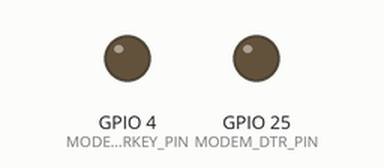
Bench run of a program on a simulated ESP32. On the bench: output pins drawn as LEDs (lit = HIGH). The modem accepts every AT command (registered, SIM ready, sends succeed) and sends nothing else; pins used as bus, display or sensor lines are not drawn; what the program prints to the serial monitor is not drawn.

Above: at 0.0 s.
At 11.2 s:
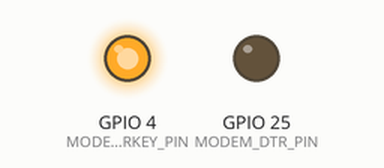
Timing chart, 0 to 12.7 s (numbered marks = the images above):
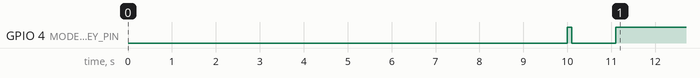

The program:

main.cpp
```cpp
#include <Arduino.h>
#include <HardwareSerial.h>
#include <config.h>

// Function prototypes
bool testAT();
bool checkSIM();
bool enterPIN();
bool waitForNetwork();
bool configureGPRS();
bool connectToInternet();
void printConnectionInfo();
void checkConnectionStatus();
bool waitForResponse(String expectedResponse, unsigned long timeout);
void printATResponse(String label);
void sendATCommand(String command);
void sendWaterMeterData(const char* serverUrl);

// Define pins for A7670E module (based on  LILYGO board)
#define MODEM_UART_BAUD   115200
#define MODEM_DTR_PIN     25
#define MODEM_TX_PIN      26
#define MODEM_RX_PIN      27
#define MODEM_PWRKEY_PIN  4
#define MODEM_POWER_ON_PIN 23


HardwareSerial SerialAT(1);

void setup() {
  Serial.begin(115200);
  delay(10000);

  // Initialize modem power pins
  pinMode(MODEM_PWRKEY_PIN, OUTPUT);
  pinMode(MODEM_POWER_ON_PIN, OUTPUT);
  pinMode(MODEM_DTR_PIN, OUTPUT);

  // Power on the modem
  digitalWrite(MODEM_POWER_ON_PIN, HIGH);
  digitalWrite(MODEM_DTR_PIN, LOW);

  // Power key sequence
  digitalWrite(MODEM_PWRKEY_PIN, HIGH);
  delay(100);
  digitalWrite(MODEM_PWRKEY_PIN, LOW);
  delay(1000);
  digitalWrite(MODEM_PWRKEY_PIN, HIGH);

  delay(10000); // Wait for modem to boot

  // Initialize serial communication with modem
  SerialAT.begin(MODEM_UART_BAUD, SERIAL_8N1, MODEM_RX_PIN, MODEM_TX_PIN);

  // Test AT communication
  if (testAT()) {
    Serial.println("Modem response OK");
  } else {
    Serial.println("Modem not responding. Check connections.");
    return;
  }

  // Check SIM card
  if (checkSIM()) {
    Serial.println("SIM card detected");
  } else {
    Serial.println("SIM card not detected");
    return;
  }

  // Enter SIM PIN if required
  if (enterPIN()) {
    Serial.println("SIM PIN entered successfully");
  } else {
    Serial.println("Failed to enter SIM PIN");
    return;
  }

  // Wait for network registration
  if (waitForNetwork()) {
    Serial.println("Registered on network");
  } else {
    Serial.println("Failed to register on network");
    return;
  }

  // Configure GPRS settings
  if (configureGPRS()) {
    Serial.println("GPRS configured successfully");
  } else {
    Serial.println("Failed to configure GPRS");
    return;
  }

  // Connect to internet
  if (connectToInternet()) {
    Serial.println("Connected to internet!");
    printConnectionInfo();
  } else {
    Serial.println("Failed to connect to internet");
    return;
  }
}

void loop() {
  // Check connection status and send data every 60 seconds
  static unsigned long lastAction = 0;
  const unsigned long interval = 60000; // 60 seconds

  if (millis() - lastAction >= interval) {
    lastAction = millis();

    // Check connection status
    checkConnectionStatus();

    // Send water meter data
    Serial.println("Sending data...");
    sendWaterMeterData(serverUrl);
  }

  delay(1000);
}

bool testAT() {
  SerialAT.println("AT");
  return waitForResponse("OK", 3000);
}

bool checkSIM() {
  SerialAT.println("AT+CPIN?");
  delay(1000);

  String response = "";
  while (SerialAT.available()) {
    response += (char)SerialAT.read();
  }

  Serial.println("SIM Status: " + response);
  return response.indexOf("READY") != -1 || response.indexOf("SIM PIN") != -1;
}

bool enterPIN() {
  // Check if PIN is required
  SerialAT.println("AT+CPIN?");
  delay(1000);

  String response = "";
  while (SerialAT.available()) {
    response += (char)SerialAT.read();
  }

  if (response.indexOf("SIM PIN") != -1) {
    Serial.println("PIN required, entering PIN...");
    SerialAT.print("AT+CPIN=");
    SerialAT.println(simPIN);
    delay(3000);

    // Check if PIN was accepted
    SerialAT.println("AT+CPIN?");
    return waitForResponse("READY", 5000);
  }

  return true; // PIN not required or already entered
}

bool waitForNetwork() {
  Serial.println("Waiting for network registration...");

  for (int i = 0; i < 60; i++) { // Wait up to 60 seconds
    SerialAT.println("AT+CREG?");
    delay(1000);

    String response = "";
    while (SerialAT.available()) {
      response += (char)SerialAT.read();
    }

    // Check for home network (1) or roaming (5)
    if (response.indexOf("+CREG: 0,1") != -1 || response.indexOf("+CREG: 0,5") != -1) {
      Serial.println("Network registration status: " + response);
      return true;
    }

    Serial.print(".");
    delay(1000);
  }

  return false;
}

bool configureGPRS() {
  Serial.println("Configuring GPRS settings...");

  // Set APN
  SerialAT.print("AT+CGDCONT=1,\"IP\",\"");
  SerialAT.print(apn);
  SerialAT.println("\"");

  if (!waitForResponse("OK", 5000)) {
    Serial.println("Failed to set APN");
    return false;
  }

  // Activate PDP context
  SerialAT.println("AT+CGACT=1,1");
  if (!waitForResponse("OK", 10000)) {
    Serial.println("Failed to activate PDP context");
    return false;
  }

  return true;
}

bool connectToInternet() {
  Serial.println("Connecting to internet...");

  // Method 1: Try AT+NETOPEN (SIMCom style)
  SerialAT.println("AT+NETOPEN");
  delay(2000);

  String response = "";
  while (SerialAT.available()) {
    response += (char)SerialAT.read();
  }
  Serial.println("NETOPEN Response: " + response);

  if (response.indexOf("Network opened") != -1 || response.indexOf("already opened") != -1) {
    return true;
  }

  // Method 2: Try alternative approach with CGATT
  Serial.println("Trying alternative method...");

  // Attach to GPRS service
  SerialAT.println("AT+CGATT=1");
  if (!waitForResponse("OK", 10000)) {
    Serial.println("Failed to attach to GPRS");
    return false;
  }

  // Get PDP context status
  SerialAT.println("AT+CGPADDR=1");
  delay(2000);

  response = "";
  while (SerialAT.available()) {
    response += (char)SerialAT.read();
  }
  Serial.println("PDP Address Response: " + response);

  // If we have an IP address, we're connected
  if (response.indexOf("CGPADDR") != -1 && response.indexOf("0.0.0.0") == -1) {
    return true;
  }

  // Method 3: Manual PDP context activation
  Serial.println("Trying manual PDP activation...");
  SerialAT.println("AT+CGACT=1,1");
  delay(5000);

  // Check if we got an IP
  SerialAT.println("AT+CGPADDR=1");
  delay(2000);

  response = "";
  while (SerialAT.available()) {
    response += (char)SerialAT.read();
  }
  Serial.println("Final PDP Address: " + response);

  return (response.indexOf("CGPADDR") != -1 && response.indexOf("0.0.0.0") == -1);
}

void printConnectionInfo() {
  Serial.println("\n=== Connection Information ===");

  // Get signal quality
  SerialAT.println("AT+CSQ");
  delay(1000);
  printATResponse("Signal Quality");

  // Get network info
  SerialAT.println("AT+COPS?");
  delay(1000);
  printATResponse("Network Operator");

  // Get IP address using CGPADDR
  SerialAT.println("AT+CGPADDR=1");
  delay(1000);
  printATResponse("IP Address");

  // Also try alternative IP command
  SerialAT.println("AT+IPADDR");
  delay(1000);
  printATResponse("Alternative IP Address");

  Serial.println("===============================\n");
}

void checkConnectionStatus() {
  // Check PDP context status
  SerialAT.println("AT+CGPADDR=1");
  delay(1000);

  String response = "";
  while (SerialAT.available()) {
    response += (char)SerialAT.read();
  }

  if (response.indexOf("CGPADDR") != -1 && response.indexOf("0.0.0.0") == -1) {
    Serial.println("✓ Internet connection active");

    // Also check with NETOPEN status
    SerialAT.println("AT+NETOPEN?");
    delay(1000);

    String netResponse = "";
    while (SerialAT.available()) {
      netResponse += (char)SerialAT.read();
    }
    Serial.println("Network status: " + netResponse);

  } else {
    Serial.println("✗ Internet connection lost - IP: " + response);
    // Attempt to reconnect
    connectToInternet();
  }
}

bool waitForResponse(String expectedResponse, unsigned long timeout) {
  unsigned long startTime = millis();
  String response = "";

  while (millis() - startTime < timeout) {
    if (SerialAT.available()) {
      response += (char)SerialAT.read();
    }

    if (response.indexOf(expectedResponse) != -1) {
      return true;
    }
  }

  return false;
}

void printATResponse(String label) {
  String response = "";
  while (SerialAT.available()) {
    response += (char)SerialAT.read();
  }

  if (response.length() > 0) {
    Serial.println(label + ": " + response);
  }
}

// Helper function to send AT command and print response
void sendATCommand(String command) {
  Serial.println("Sending: " + command);
  SerialAT.println(command);
  delay(2000);

  String response = "";
  while (SerialAT.available()) {
    response += (char)SerialAT.read();
  }

  Serial.println("Response: " + response);
  Serial.println("---");
}

void sendWaterMeterData(const char* serverUrl) {
    // Initialize HTTP service
    SerialAT.println("AT+HTTPINIT");
    delay(1000);

    // Set HTTP parameters
    SerialAT.print("AT+HTTPPARA=\"URL\",\"");
    SerialAT.print(serverUrl);
    SerialAT.println("\"");
    delay(1000);

    SerialAT.println("AT+HTTPPARA=\"CONTENT\",\"application/json\"");
    delay(1000);

    // Set POST data
    String jsonData = R"({
        "deviceName": "ESP32_Meter_01",
        "devEui": "ABC123456789",
        "address": "123 Main St",
        "totalConsumption": 123.45,
        "rechargeBalance": 50.0,
        "rechargeTimes": 3,
        "waterTemperature": 22.5,
        "pipeBurstAlarm": false,
        "battery1Alarm": false,
        "battery2Alarm": false,
        "emptyTubeAlarm": false,
        "waterTemperatureAlarm": false,
        "reverseFlowAlarm": false,
        "pipeLeakageAlarm": false,
        "overRangeAlarm": false,
        "valveStatus": true,
        "datetime": "2025-09-18 12:00:00",
        "cardId": "CARD123",
        "controlCode": "CTRL01",
        "dataId": "DATA001"
    })";

    SerialAT.print("AT+HTTPDATA=");
    SerialAT.print(jsonData.length());
    SerialAT.println(",10000");
    delay(500);
    SerialAT.print(jsonData);
    delay(10000);

    // Start POST
    SerialAT.println("AT+HTTPACTION=1");
    delay(5000);

    // Read response
    SerialAT.println("AT+HTTPREAD");
    delay(2000);
    String response = "";
    while (SerialAT.available()) {
        response += (char)SerialAT.read();
    }
    Serial.println("HTTP Response: " + response);

    // Terminate HTTP service
    SerialAT.println("AT+HTTPTERM");
    delay(1000);
}
```

config.h
```cpp
#ifndef CONFIG_H
#define CONFIG_H

// // MTN/Vodacom South Africa APN settings
// const char* apn = "internet";
// const char* gprsUser = "guest";
// const char* gprsPass = "";

// Kenya's Safaricom APN settings
const char* apn = "safaricom";
const char* gprsUser = "";
const char* gprsPass = "";


/* To get more details about the Access Point names of your country
check https://www.teltonika.org/apn-list/
*/

// SIM PIN (change this to your actual PIN)
const char* simPIN = "1234"; // Replace with your actual PIN

// Server URL for sending water meter data
const char* serverUrl = "https://e6885bd6949b.ngrok-free.app/upload"; // Replace with your actual server URL

#endif
```
